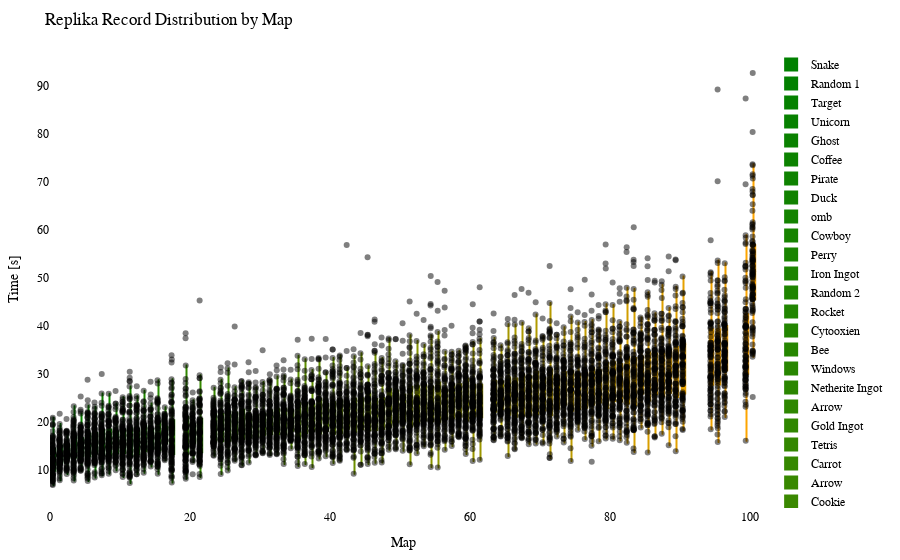

Notebook code for this chart:
### Code cell
import plotly.graph_objects as go
import plotly.io as pio
from matplotlib.colors import LinearSegmentedColormap, to_hex

df = getRecordsDataframe(minigame="Replika")

# sort df columns by mean value 
df = df.reindex(df.mean().sort_values().index, axis=1)

# drop sum column
df = df.drop(columns=["Sum"])

# replace 25 with NaN
df = df.replace(25, np.nan)

# remove "ms " from column names
df.columns = df.columns.str.replace('ms ', '')

# Exclude the first column (assuming it's the column you don't want to include)
df_to_html = df.iloc[:, 1:]

# Calculate the offset for centering the data points
num_columns = len(df_to_html.columns)
offset = 0.5

# Create a green to orange gradient
cmap = LinearSegmentedColormap.from_list("green_orange", ["green", "orange"])
colors = [to_hex(cmap(i / (num_columns - 1))) for i in range(num_columns)]

# Create a Swarm plot using Plotly
fig = go.Figure()

for i, (column, color) in enumerate(zip(df_to_html.columns, colors)):
    x_values = [i + offset] * len(df_to_html[column])  # Adjust x-values with offset for horizontal centering
    fig.add_trace(go.Box(x=x_values,
                         y=df_to_html[column],
                         name=column,
                         boxpoints='all',
                         pointpos=-0.5,  # Adjust point position to prevent overlapping
                         marker=dict(color='rgba(0,0,0,0.5)', size=6),  # Adjust marker color and size
                         line=dict(color=color),
                         fillcolor=color,
                         hovertext=df_to_html.index,
                         hoverinfo='name+text+y',
                         showlegend=True))

fig.update_layout(title="Replika Record Distribution by Map",
                  xaxis=dict(title="Map"),
                  yaxis=dict(title="Time [s]"),
                  showlegend=True,
                  font=dict(family="Arial", size=12, color="black"),  # Customize font
                  plot_bgcolor="white",  # Set background color
                  margin=dict(l=50, r=50, t=50, b=50),  # Adjust margins for better layout
                  )

# Show the figure
fig.show()

# Export the plot to an HTML file
pio.write_html(fig, "out/repl_swarm_plot.html")

### Figure 1 — Plotly figure (JSON) as saved in the notebook; plotly's stock layout.template omitted (floating-point values rounded to 4 significant figures; data arrays with more than 128 entries replaced by an {"elided": "..."} marker saying what was removed)
{"data": [{"boxpoints": "all", "fillcolor": "#008000", "hoverinfo": "name+text+y", "hovertext": {"elided": "153 str values"}, "line": {"color": "#008000"}, "marker": {"color": "rgba(0,0,0,0.5)", "size": 6}, "name": "Snake", "pointpos": -0.5, "showlegend": true, "type": "box", "x": {"elided": "153 float values"}, "y": {"elided": "153 float values"}}, {"boxpoints": "all", "fillcolor": "#028000", "hoverinfo": "name+text+y", "hovertext": {"elided": "153 str values"}, "line": {"color": "#028000"}, "marker": {"color": "rgba(0,0,0,0.5)", "size": 6}, "name": "Random 1", "pointpos": -0.5, "showlegend": true, "type": "box", "x": {"elided": "153 float values"}, "y": {"elided": "153 float values"}}, {"boxpoints": "all", "fillcolor": "#058100", "hoverinfo": "name+text+y", "hovertext": {"elided": "153 str values"}, "line": {"color": "#058100"}, "marker": {"color": "rgba(0,0,0,0.5)", "size": 6}, "name": "Target", "pointpos": -0.5, "showlegend": true, "type": "box", "x": {"elided": "153 float values"}, "y": {"elided": "153 float values"}}, {"boxpoints": "all", "fillcolor": "#078100", "hoverinfo": "name+text+y", "hovertext": {"elided": "153 str values"}, "line": {"color": "#078100"}, "marker": {"color": "rgba(0,0,0,0.5)", "size": 6}, "name": "Unicorn", "pointpos": -0.5, "showlegend": true, "type": "box", "x": {"elided": "153 float values"}, "y": {"elided": "153 float values"}}, {"boxpoints": "all", "fillcolor": "#0a8100", "hoverinfo": "name+text+y", "hovertext": {"elided": "153 str values"}, "line": {"color": "#0a8100"}, "marker": {"color": "rgba(0,0,0,0.5)", "size": 6}, "name": "Ghost", "pointpos": -0.5, "showlegend": true, "type": "box", "x": {"elided": "153 float values"}, "y": {"elided": "153 float values"}}, {"boxpoints": "all", "fillcolor": "#0c8200", "hoverinfo": "name+text+y", "hovertext": {"elided": "153 str values"}, "line": {"color": "#0c8200"}, "marker": {"color": "rgba(0,0,0,0.5)", "size": 6}, "name": "Coffee", "pointpos": -0.5, "showlegend": true, "type": "box", "x": {"elided": "153 float values"}, "y": {"elided": "153 float values"}}, {"boxpoints": "all", "fillcolor": "#0f8200", "hoverinfo": "name+text+y", "hovertext": {"elided": "153 str values"}, "line": {"color": "#0f8200"}, "marker": {"color": "rgba(0,0,0,0.5)", "size": 6}, "name": "Pirate", "pointpos": -0.5, "showlegend": true, "type": "box", "x": {"elided": "153 float values"}, "y": {"elided": "153 float values"}}, {"boxpoints": "all", "fillcolor": "#118200", "hoverinfo": "name+text+y", "hovertext": {"elided": "153 str values"}, "line": {"color": "#118200"}, "marker": {"color": "rgba(0,0,0,0.5)", "size": 6}, "name": "Duck", "pointpos": -0.5, "showlegend": true, "type": "box", "x": {"elided": "153 float values"}, "y": {"elided": "153 float values"}}, {"boxpoints": "all", "fillcolor": "#148300", "hoverinfo": "name+text+y", "hovertext": {"elided": "153 str values"}, "line": {"color": "#148300"}, "marker": {"color": "rgba(0,0,0,0.5)", "size": 6}, "name": "omb", "pointpos": -0.5, "showlegend": true, "type": "box", "x": {"elided": "153 float values"}, "y": {"elided": "153 float values"}}, {"boxpoints": "all", "fillcolor": "#178300", "hoverinfo": "name+text+y", "hovertext": {"elided": "153 str values"}, "line": {"color": "#178300"}, "marker": {"color": "rgba(0,0,0,0.5)", "size": 6}, "name": "Cowboy", "pointpos": -0.5, "showlegend": true, "type": "box", "x": {"elided": "153 float values"}, "y": {"elided": "153 float values"}}, {"boxpoints": "all", "fillcolor": "#198400", "hoverinfo": "name+text+y", "hovertext": {"elided": "153 str values"}, "line": {"color": "#198400"}, "marker": {"color": "rgba(0,0,0,0.5)", "size": 6}, "name": "Perry", "pointpos": -0.5, "showlegend": true, "type": "box", "x": {"elided": "153 float values"}, "y": {"elided": "153 float values"}}, {"boxpoints": "all", "fillcolor": "#1c8400", "hoverinfo": "name+text+y", "hovertext": {"elided": "153 str values"}, "line": {"color": "#1c8400"}, "marker": {"color": "rgba(0,0,0,0.5)", "size": 6}, "name": "Iron Ingot", "pointpos": -0.5, "showlegend": true, "type": "box", "x": {"elided": "153 float values"}, "y": {"elided": "153 float values"}}, {"boxpoints": "all", "fillcolor": "#1e8400", "hoverinfo": "name+text+y", "hovertext": {"elided": "153 str values"}, "line": {"color": "#1e8400"}, "marker": {"color": "rgba(0,0,0,0.5)", "size": 6}, "name": "Random 2", "pointpos": -0.5, "showlegend": true, "type": "box", "x": {"elided": "153 float values"}, "y": {"elided": "153 float values"}}, {"boxpoints": "all", "fillcolor": "#218500", "hoverinfo": "name+text+y", "hovertext": {"elided": "153 str values"}, "line": {"color": "#218500"}, "marker": {"color": "rgba(0,0,0,0.5)", "size": 6}, "name": "Rocket", "pointpos": -0.5, "showlegend": true, "type": "box", "x": {"elided": "153 float values"}, "y": {"elided": "153 float values"}}, {"boxpoints": "all", "fillcolor": "#238500", "hoverinfo": "name+text+y", "hovertext": {"elided": "153 str values"}, "line": {"color": "#238500"}, "marker": {"color": "rgba(0,0,0,0.5)", "size": 6}, "name": "Cytooxien", "pointpos": -0.5, "showlegend": true, "type": "box", "x": {"elided": "153 float values"}, "y": {"elided": "153 float values"}}, {"boxpoints": "all", "fillcolor": "#268600", "hoverinfo": "name+text+y", "hovertext": {"elided": "153 str values"}, "line": {"color": "#268600"}, "marker": {"color": "rgba(0,0,0,0.5)", "size": 6}, "name": "Bee", "pointpos": -0.5, "showlegend": true, "type": "box", "x": {"elided": "153 float values"}, "y": {"elided": "153 float values"}}, {"boxpoints": "all", "fillcolor": "#288600", "hoverinfo": "name+text+y", "hovertext": {"elided": "153 str values"}, "line": {"color": "#288600"}, "marker": {"color": "rgba(0,0,0,0.5)", "size": 6}, "name": "Windows", "pointpos": -0.5, "showlegend": true, "type": "box", "x": {"elided": "153 float values"}, "y": {"elided": "153 float values"}}, {"boxpoints": "all", "fillcolor": "#2b8600", "hoverinfo": "name+text+y", "hovertext": {"elided": "153 str values"}, "line": {"color": "#2b8600"}, "marker": {"color": "rgba(0,0,0,0.5)", "size": 6}, "name": "Netherite Ingot", "pointpos": -0.5, "showlegend": true, "type": "box", "x": {"elided": "153 float values"}, "y": {"elided": "153 float values"}}, {"boxpoints": "all", "fillcolor": "#2e8700", "hoverinfo": "name+text+y", "hovertext": {"elided": "153 str values"}, "line": {"color": "#2e8700"}, "marker": {"color": "rgba(0,0,0,0.5)", "size": 6}, "name": "Arrow", "pointpos": -0.5, "showlegend": true, "type": "box", "x": {"elided": "153 float values"}, "y": {"elided": "153x2 float values"}}, {"boxpoints": "all", "fillcolor": "#308700", "hoverinfo": "name+text+y", "hovertext": {"elided": "153 str values"}, "line": {"color": "#308700"}, "marker": {"color": "rgba(0,0,0,0.5)", "size": 6}, "name": "Gold Ingot", "pointpos": -0.5, "showlegend": true, "type": "box", "x": {"elided": "153 float values"}, "y": {"elided": "153 float values"}}, {"boxpoints": "all", "fillcolor": "#338700", "hoverinfo": "name+text+y", "hovertext": {"elided": "153 str values"}, "line": {"color": "#338700"}, "marker": {"color": "rgba(0,0,0,0.5)", "size": 6}, "name": "Tetris", "pointpos": -0.5, "showlegend": true, "type": "box", "x": {"elided": "153 float values"}, "y": {"elided": "153 float values"}}, {"boxpoints": "all", "fillcolor": "#358800", "hoverinfo": "name+text+y", "hovertext": {"elided": "153 str values"}, "line": {"color": "#358800"}, "marker": {"color": "rgba(0,0,0,0.5)", "size": 6}, "name": "Carrot", "pointpos": -0.5, "showlegend": true, "type": "box", "x": {"elided": "153 float values"}, "y": {"elided": "153 float values"}}, {"boxpoints": "all", "fillcolor": "#388800", "hoverinfo": "name+text+y", "hovertext": {"elided": "153 str values"}, "line": {"color": "#388800"}, "marker": {"color": "rgba(0,0,0,0.5)", "size": 6}, "name": "Arrow", "pointpos": -0.5, "showlegend": true, "type": "box", "x": {"elided": "153 float values"}, "y": {"elided": "153x2 float values"}}, {"boxpoints": "all", "fillcolor": "#3a8800", "hoverinfo": "name+text+y", "hovertext": {"elided": "153 str values"}, "line": {"color": "#3a8800"}, "marker": {"color": "rgba(0,0,0,0.5)", "size": 6}, "name": "Cookie", "pointpos": -0.5, "showlegend": true, "type": "box", "x": {"elided": "153 float values"}, "y": {"elided": "153 float values"}}, {"boxpoints": "all", "fillcolor": "#3d8900", "hoverinfo": "name+text+y", "hovertext": {"elided": "153 str values"}, "line": {"color": "#3d8900"}, "marker": {"color": "rgba(0,0,0,0.5)", "size": 6}, "name": "Krabs", "pointpos": -0.5, "showlegend": true, "type": "box", "x": {"elided": "153 float values"}, "y": {"elided": "153 float values"}}, {"boxpoints": "all", "fillcolor": "#408900", "hoverinfo": "name+text+y", "hovertext": {"elided": "153 str values"}, "line": {"color": "#408900"}, "marker": {"color": "rgba(0,0,0,0.5)", "size": 6}, "name": "Poppy", "pointpos": -0.5, "showlegend": true, "type": "box", "x": {"elided": "153 float values"}, "y": {"elided": "153 float values"}}, {"boxpoints": "all", "fillcolor": "#428a00", "hoverinfo": "name+text+y", "hovertext": {"elided": "153 str values"}, "line": {"color": "#428a00"}, "marker": {"color": "rgba(0,0,0,0.5)", "size": 6}, "name": "Koopa", "pointpos": -0.5, "showlegend": true, "type": "box", "x": {"elided": "153 float values"}, "y": {"elided": "153 float values"}}, {"boxpoints": "all", "fillcolor": "#458a00", "hoverinfo": "name+text+y", "hovertext": {"elided": "153 str values"}, "line": {"color": "#458a00"}, "marker": {"color": "rgba(0,0,0,0.5)", "size": 6}, "name": "Pacman Ghost", "pointpos": -0.5, "showlegend": true, "type": "box", "x": {"elided": "153 float values"}, "y": {"elided": "153 float values"}}, {"boxpoints": "all", "fillcolor": "#478a00", "hoverinfo": "name+text+y", "hovertext": {"elided": "153 str values"}, "line": {"color": "#478a00"}, "marker": {"color": "rgba(0,0,0,0.5)", "size": 6}, "name": "Water Temple", "pointpos": -0.5, "showlegend": true, "type": "box", "x": {"elided": "153 float values"}, "y": {"elided": "153 float values"}}, {"boxpoints": "all", "fillcolor": "#4a8b00", "hoverinfo": "name+text+y", "hovertext": {"elided": "153 str values"}, "line": {"color": "#4a8b00"}, "marker": {"color": "rgba(0,0,0,0.5)", "size": 6}, "name": "Twitch", "pointpos": -0.5, "showlegend": true, "type": "box", "x": {"elided": "153 float values"}, "y": {"elided": "153 float values"}}, {"boxpoints": "all", "fillcolor": "#4c8b00", "hoverinfo": "name+text+y", "hovertext": {"elided": "153 str values"}, "line": {"color": "#4c8b00"}, "marker": {"color": "rgba(0,0,0,0.5)", "size": 6}, "name": "Controller", "pointpos": -0.5, "showlegend": true, "type": "box", "x": {"elided": "153 float values"}, "y": {"elided": "153 float values"}}, {"boxpoints": "all", "fillcolor": "#4f8b00", "hoverinfo": "name+text+y", "hovertext": {"elided": "153 str values"}, "line": {"color": "#4f8b00"}, "marker": {"color": "rgba(0,0,0,0.5)", "size": 6}, "name": "Poke Ball", "pointpos": -0.5, "showlegend": true, "type": "box", "x": {"elided": "153 float values"}, "y": {"elided": "153 float values"}}, {"boxpoints": "all", "fillcolor": "#518c00", "hoverinfo": "name+text+y", "hovertext": {"elided": "153 str values"}, "line": {"color": "#518c00"}, "marker": {"color": "rgba(0,0,0,0.5)", "size": 6}, "name": "Diskette", "pointpos": -0.5, "showlegend": true, "type": "box", "x": {"elided": "153 float values"}, "y": {"elided": "153 float values"}}, {"boxpoints": "all", "fillcolor": "#548c00", "hoverinfo": "name+text+y", "hovertext": {"elided": "153 str values"}, "line": {"color": "#548c00"}, "marker": {"color": "rgba(0,0,0,0.5)", "size": 6}, "name": "Mario", "pointpos": -0.5, "showlegend": true, "type": "box", "x": {"elided": "153 float values"}, "y": {"elided": "153 float values"}}, {"boxpoints": "all", "fillcolor": "#578d00", "hoverinfo": "name+text+y", "hovertext": {"elided": "153 str values"}, "line": {"color": "#578d00"}, "marker": {"color": "rgba(0,0,0,0.5)", "size": 6}, "name": "Camera", "pointpos": -0.5, "showlegend": true, "type": "box", "x": {"elided": "153 float values"}, "y": {"elided": "153 float values"}}, {"boxpoints": "all", "fillcolor": "#598d00", "hoverinfo": "name+text+y", "hovertext": {"elided": "153 str values"}, "line": {"color": "#598d00"}, "marker": {"color": "rgba(0,0,0,0.5)", "size": 6}, "name": "House", "pointpos": -0.5, "showlegend": true, "type": "box", "x": {"elided": "153 float values"}, "y": {"elided": "153 float values"}}, {"boxpoints": "all", "fillcolor": "#5c8d00", "hoverinfo": "name+text+y", "hovertext": {"elided": "153 str values"}, "line": {"color": "#5c8d00"}, "marker": {"color": "rgba(0,0,0,0.5)", "size": 6}, "name": "Caterpie", "pointpos": -0.5, "showlegend": true, "type": "box", "x": {"elided": "153 float values"}, "y": {"elided": "153 float values"}}, {"boxpoints": "all", "fillcolor": "#5e8e00", "hoverinfo": "name+text+y", "hovertext": {"elided": "153 str values"}, "line": {"color": "#5e8e00"}, "marker": {"color": "rgba(0,0,0,0.5)", "size": 6}, "name": "Baby Yoda", "pointpos": -0.5, "showlegend": true, "type": "box", "x": {"elided": "153 float values"}, "y": {"elided": "153 float values"}}, {"boxpoints": "all", "fillcolor": "#618e00", "hoverinfo": "name+text+y", "hovertext": {"elided": "153 str values"}, "line": {"color": "#618e00"}, "marker": {"color": "rgba(0,0,0,0.5)", "size": 6}, "name": "YouTube", "pointpos": -0.5, "showlegend": true, "type": "box", "x": {"elided": "153 float values"}, "y": {"elided": "153 float values"}}, {"boxpoints": "all", "fillcolor": "#638e00", "hoverinfo": "name+text+y", "hovertext": {"elided": "153 str values"}, "line": {"color": "#638e00"}, "marker": {"color": "rgba(0,0,0,0.5)", "size": 6}, "name": "Parrot", "pointpos": -0.5, "showlegend": true, "type": "box", "x": {"elided": "153 float values"}, "y": {"elided": "153 float values"}}, {"boxpoints": "all", "fillcolor": "#668f00", "hoverinfo": "name+text+y", "hovertext": {"elided": "153 str values"}, "line": {"color": "#668f00"}, "marker": {"color": "rgba(0,0,0,0.5)", "size": 6}, "name": "Sonic", "pointpos": -0.5, "showlegend": true, "type": "box", "x": {"elided": "153 float values"}, "y": {"elided": "153 float values"}}, {"boxpoints": "all", "fillcolor": "#688f00", "hoverinfo": "name+text+y", "hovertext": {"elided": "153 str values"}, "line": {"color": "#688f00"}, "marker": {"color": "rgba(0,0,0,0.5)", "size": 6}, "name": "Chicken", "pointpos": -0.5, "showlegend": true, "type": "box", "x": {"elided": "153 float values"}, "y": {"elided": "153 float values"}}, {"boxpoints": "all", "fillcolor": "#6b9000", "hoverinfo": "name+text+y", "hovertext": {"elided": "153 str values"}, "line": {"color": "#6b9000"}, "marker": {"color": "rgba(0,0,0,0.5)", "size": 6}, "name": "Twitter", "pointpos": -0.5, "showlegend": true, "type": "box", "x": {"elided": "153 float values"}, "y": {"elided": "153 float values"}}, {"boxpoints": "all", "fillcolor": "#6e9000", "hoverinfo": "name+text+y", "hovertext": {"elided": "153 str values"}, "line": {"color": "#6e9000"}, "marker": {"color": "rgba(0,0,0,0.5)", "size": 6}, "name": "Excavator", "pointpos": -0.5, "showlegend": true, "type": "box", "x": {"elided": "153 float values"}, "y": {"elided": "153 float values"}}, {"boxpoints": "all", "fillcolor": "#709000", "hoverinfo": "name+text+y", "hovertext": {"elided": "153 str values"}, "line": {"color": "#709000"}, "marker": {"color": "rgba(0,0,0,0.5)", "size": 6}, "name": "Fox", "pointpos": -0.5, "showlegend": true, "type": "box", "x": {"elided": "153 float values"}, "y": {"elided": "153 float values"}}, {"boxpoints": "all", "fillcolor": "#739100", "hoverinfo": "name+text+y", "hovertext": {"elided": "153 str values"}, "line": {"color": "#739100"}, "marker": {"color": "rgba(0,0,0,0.5)", "size": 6}, "name": "Egg", "pointpos": -0.5, "showlegend": true, "type": "box", "x": {"elided": "153 float values"}, "y": {"elided": "153 float values"}}, {"boxpoints": "all", "fillcolor": "#759100", "hoverinfo": "name+text+y", "hovertext": {"elided": "153 str values"}, "line": {"color": "#759100"}, "marker": {"color": "rgba(0,0,0,0.5)", "size": 6}, "name": "Frog", "pointpos": -0.5, "showlegend": true, "type": "box", "x": {"elided": "153 float values"}, "y": {"elided": "153 float values"}}, {"boxpoints": "all", "fillcolor": "#789100", "hoverinfo": "name+text+y", "hovertext": {"elided": "153 str values"}, "line": {"color": "#789100"}, "marker": {"color": "rgba(0,0,0,0.5)", "size": 6}, "name": "of Meat", "pointpos": -0.5, "showlegend": true, "type": "box", "x": {"elided": "153 float values"}, "y": {"elided": "153 float values"}}, {"boxpoints": "all", "fillcolor": "#7a9200", "hoverinfo": "name+text+y", "hovertext": {"elided": "153 str values"}, "line": {"color": "#7a9200"}, "marker": {"color": "rgba(0,0,0,0.5)", "size": 6}, "name": "Tree", "pointpos": -0.5, "showlegend": true, "type": "box", "x": {"elided": "153 float values"}, "y": {"elided": "153 float values"}}, {"boxpoints": "all", "fillcolor": "#7d9200", "hoverinfo": "name+text+y", "hovertext": {"elided": "153 str values"}, "line": {"color": "#7d9200"}, "marker": {"color": "rgba(0,0,0,0.5)", "size": 6}, "name": "Thinking", "pointpos": -0.5, "showlegend": true, "type": "box", "x": {"elided": "153 float values"}, "y": {"elided": "153 float values"}}, {"boxpoints": "all", "fillcolor": "#809300", "hoverinfo": "name+text+y", "hovertext": {"elided": "153 str values"}, "line": {"color": "#809300"}, "marker": {"color": "rgba(0,0,0,0.5)", "size": 6}, "name": "Thinking 2", "pointpos": -0.5, "showlegend": true, "type": "box", "x": {"elided": "153 float values"}, "y": {"elided": "153 float values"}}, {"boxpoints": "all", "fillcolor": "#829300", "hoverinfo": "name+text+y", "hovertext": {"elided": "153 str values"}, "line": {"color": "#829300"}, "marker": {"color": "rgba(0,0,0,0.5)", "size": 6}, "name": "The Sea", "pointpos": -0.5, "showlegend": true, "type": "box", "x": {"elided": "153 float values"}, "y": {"elided": "153 float values"}}, {"boxpoints": "all", "fillcolor": "#859300", "hoverinfo": "name+text+y", "hovertext": {"elided": "153 str values"}, "line": {"color": "#859300"}, "marker": {"color": "rgba(0,0,0,0.5)", "size": 6}, "name": "ppHop 2", "pointpos": -0.5, "showlegend": true, "type": "box", "x": {"elided": "153 float values"}, "y": {"elided": "153 float values"}}, {"boxpoints": "all", "fillcolor": "#879400", "hoverinfo": "name+text+y", "hovertext": {"elided": "153 str values"}, "line": {"color": "#879400"}, "marker": {"color": "rgba(0,0,0,0.5)", "size": 6}, "name": "Heart", "pointpos": -0.5, "showlegend": true, "type": "box", "x": {"elided": "153 float values"}, "y": {"elided": "153 float values"}}, {"boxpoints": "all", "fillcolor": "#8a9400", "hoverinfo": "name+text+y", "hovertext": {"elided": "153 str values"}, "line": {"color": "#8a9400"}, "marker": {"color": "rgba(0,0,0,0.5)", "size": 6}, "name": "Pizza", "pointpos": -0.5, "showlegend": true, "type": "box", "x": {"elided": "153 float values"}, "y": {"elided": "153 float values"}}, {"boxpoints": "all", "fillcolor": "#8c9400", "hoverinfo": "name+text+y", "hovertext": {"elided": "153 str values"}, "line": {"color": "#8c9400"}, "marker": {"color": "rgba(0,0,0,0.5)", "size": 6}, "name": "Sheep", "pointpos": -0.5, "showlegend": true, "type": "box", "x": {"elided": "153 float values"}, "y": {"elided": "153 float values"}}, {"boxpoints": "all", "fillcolor": "#8f9500", "hoverinfo": "name+text+y", "hovertext": {"elided": "153 str values"}, "line": {"color": "#8f9500"}, "marker": {"color": "rgba(0,0,0,0.5)", "size": 6}, "name": "Up", "pointpos": -0.5, "showlegend": true, "type": "box", "x": {"elided": "153 float values"}, "y": {"elided": "153 float values"}}, {"boxpoints": "all", "fillcolor": "#919500", "hoverinfo": "name+text+y", "hovertext": {"elided": "153 str values"}, "line": {"color": "#919500"}, "marker": {"color": "rgba(0,0,0,0.5)", "size": 6}, "name": "Skeleton", "pointpos": -0.5, "showlegend": true, "type": "box", "x": {"elided": "153 float values"}, "y": {"elided": "153 float values"}}, {"boxpoints": "all", "fillcolor": "#949500", "hoverinfo": "name+text+y", "hovertext": {"elided": "153 str values"}, "line": {"color": "#949500"}, "marker": {"color": "rgba(0,0,0,0.5)", "size": 6}, "name": "Among Us", "pointpos": -0.5, "showlegend": true, "type": "box", "x": {"elided": "153 float values"}, "y": {"elided": "153 float values"}}, {"boxpoints": "all", "fillcolor": "#979600", "hoverinfo": "name+text+y", "hovertext": {"elided": "153 str values"}, "line": {"color": "#979600"}, "marker": {"color": "rgba(0,0,0,0.5)", "size": 6}, "name": "French Fries", "pointpos": -0.5, "showlegend": true, "type": "box", "x": {"elided": "153 float values"}, "y": {"elided": "153 float values"}}, {"boxpoints": "all", "fillcolor": "#999600", "hoverinfo": "name+text+y", "hovertext": {"elided": "153 str values"}, "line": {"color": "#999600"}, "marker": {"color": "rgba(0,0,0,0.5)", "size": 6}, "name": "Mountain", "pointpos": -0.5, "showlegend": true, "type": "box", "x": {"elided": "153 float values"}, "y": {"elided": "153 float values"}}, {"boxpoints": "all", "fillcolor": "#9c9700", "hoverinfo": "name+text+y", "hovertext": {"elided": "153 str values"}, "line": {"color": "#9c9700"}, "marker": {"color": "rgba(0,0,0,0.5)", "size": 6}, "name": "Cherry", "pointpos": -0.5, "showlegend": true, "type": "box", "x": {"elided": "153 float values"}, "y": {"elided": "153 float values"}}, {"boxpoints": "all", "fillcolor": "#9e9700", "hoverinfo": "name+text+y", "hovertext": {"elided": "153 str values"}, "line": {"color": "#9e9700"}, "marker": {"color": "rgba(0,0,0,0.5)", "size": 6}, "name": "Cow", "pointpos": -0.5, "showlegend": true, "type": "box", "x": {"elided": "153 float values"}, "y": {"elided": "153x2 float values"}}, {"boxpoints": "all", "fillcolor": "#a19700", "hoverinfo": "name+text+y", "hovertext": {"elided": "153 str values"}, "line": {"color": "#a19700"}, "marker": {"color": "rgba(0,0,0,0.5)", "size": 6}, "name": "Hourglass", "pointpos": -0.5, "showlegend": true, "type": "box", "x": {"elided": "153 float values"}, "y": {"elided": "153 float values"}}, {"boxpoints": "all", "fillcolor": "#a39800", "hoverinfo": "name+text+y", "hovertext": {"elided": "153 str values"}, "line": {"color": "#a39800"}, "marker": {"color": "rgba(0,0,0,0.5)", "size": 6}, "name": "Blue Monster", "pointpos": -0.5, "showlegend": true, "type": "box", "x": {"elided": "153 float values"}, "y": {"elided": "153 float values"}}, {"boxpoints": "all", "fillcolor": "#a69800", "hoverinfo": "name+text+y", "hovertext": {"elided": "153 str values"}, "line": {"color": "#a69800"}, "marker": {"color": "rgba(0,0,0,0.5)", "size": 6}, "name": "Eevee", "pointpos": -0.5, "showlegend": true, "type": "box", "x": {"elided": "153 float values"}, "y": {"elided": "153 float values"}}, {"boxpoints": "all", "fillcolor": "#a89800", "hoverinfo": "name+text+y", "hovertext": {"elided": "153 str values"}, "line": {"color": "#a89800"}, "marker": {"color": "rgba(0,0,0,0.5)", "size": 6}, "name": "Wizard", "pointpos": -0.5, "showlegend": true, "type": "box", "x": {"elided": "153 float values"}, "y": {"elided": "153 float values"}}, {"boxpoints": "all", "fillcolor": "#ab9900", "hoverinfo": "name+text+y", "hovertext": {"elided": "153 str values"}, "line": {"color": "#ab9900"}, "marker": {"color": "rgba(0,0,0,0.5)", "size": 6}, "name": "Galaxian Alien", "pointpos": -0.5, "showlegend": true, "type": "box", "x": {"elided": "153 float values"}, "y": {"elided": "153 float values"}}, {"boxpoints": "all", "fillcolor": "#ae9900", "hoverinfo": "name+text+y", "hovertext": {"elided": "153 str values"}, "line": {"color": "#ae9900"}, "marker": {"color": "rgba(0,0,0,0.5)", "size": 6}, "name": "ppHop 1", "pointpos": -0.5, "showlegend": true, "type": "box", "x": {"elided": "153 float values"}, "y": {"elided": "153 float values"}}, {"boxpoints": "all", "fillcolor": "#b09a00", "hoverinfo": "name+text+y", "hovertext": {"elided": "153 str values"}, "line": {"color": "#b09a00"}, "marker": {"color": "rgba(0,0,0,0.5)", "size": 6}, "name": "Zombie", "pointpos": -0.5, "showlegend": true, "type": "box", "x": {"elided": "153 float values"}, "y": {"elided": "153 float values"}}, {"boxpoints": "all", "fillcolor": "#b39a00", "hoverinfo": "name+text+y", "hovertext": {"elided": "153 str values"}, "line": {"color": "#b39a00"}, "marker": {"color": "rgba(0,0,0,0.5)", "size": 6}, "name": "Spider", "pointpos": -0.5, "showlegend": true, "type": "box", "x": {"elided": "153 float values"}, "y": {"elided": "153 float values"}}, {"boxpoints": "all", "fillcolor": "#b59a00", "hoverinfo": "name+text+y", "hovertext": {"elided": "153 str values"}, "line": {"color": "#b59a00"}, "marker": {"color": "rgba(0,0,0,0.5)", "size": 6}, "name": "Penguin", "pointpos": -0.5, "showlegend": true, "type": "box", "x": {"elided": "153 float values"}, "y": {"elided": "153 float values"}}, {"boxpoints": "all", "fillcolor": "#b89b00", "hoverinfo": "name+text+y", "hovertext": {"elided": "153 str values"}, "line": {"color": "#b89b00"}, "marker": {"color": "rgba(0,0,0,0.5)", "size": 6}, "name": "Turtle", "pointpos": -0.5, "showlegend": true, "type": "box", "x": {"elided": "153 float values"}, "y": {"elided": "153 float values"}}, {"boxpoints": "all", "fillcolor": "#ba9b00", "hoverinfo": "name+text+y", "hovertext": {"elided": "153 str values"}, "line": {"color": "#ba9b00"}, "marker": {"color": "rgba(0,0,0,0.5)", "size": 6}, "name": "Slime", "pointpos": -0.5, "showlegend": true, "type": "box", "x": {"elided": "153 float values"}, "y": {"elided": "153 float values"}}, {"boxpoints": "all", "fillcolor": "#bd9b00", "hoverinfo": "name+text+y", "hovertext": {"elided": "153 str values"}, "line": {"color": "#bd9b00"}, "marker": {"color": "rgba(0,0,0,0.5)", "size": 6}, "name": "Mouse", "pointpos": -0.5, "showlegend": true, "type": "box", "x": {"elided": "153 float values"}, "y": {"elided": "153 float values"}}, {"boxpoints": "all", "fillcolor": "#c09c00", "hoverinfo": "name+text+y", "hovertext": {"elided": "153 str values"}, "line": {"color": "#c09c00"}, "marker": {"color": "rgba(0,0,0,0.5)", "size": 6}, "name": "Instagram", "pointpos": -0.5, "showlegend": true, "type": "box", "x": {"elided": "153 float values"}, "y": {"elided": "153 float values"}}, {"boxpoints": "all", "fillcolor": "#c29c00", "hoverinfo": "name+text+y", "hovertext": {"elided": "153 str values"}, "line": {"color": "#c29c00"}, "marker": {"color": "rgba(0,0,0,0.5)", "size": 6}, "name": "muss los", "pointpos": -0.5, "showlegend": true, "type": "box", "x": {"elided": "153 float values"}, "y": {"elided": "153 float values"}}, {"boxpoints": "all", "fillcolor": "#c59d00", "hoverinfo": "name+text+y", "hovertext": {"elided": "153 str values"}, "line": {"color": "#c59d00"}, "marker": {"color": "rgba(0,0,0,0.5)", "size": 6}, "name": "Skeleton Skull", "pointpos": -0.5, "showlegend": true, "type": "box", "x": {"elided": "153 float values"}, "y": {"elided": "153 float values"}}, {"boxpoints": "all", "fillcolor": "#c79d00", "hoverinfo": "name+text+y", "hovertext": {"elided": "153 str values"}, "line": {"color": "#c79d00"}, "marker": {"color": "rgba(0,0,0,0.5)", "size": 6}, "name": "Charizard", "pointpos": -0.5, "showlegend": true, "type": "box", "x": {"elided": "153 float values"}, "y": {"elided": "153 float values"}}, {"boxpoints": "all", "fillcolor": "#ca9d00", "hoverinfo": "name+text+y", "hovertext": {"elided": "153 str values"}, "line": {"color": "#ca9d00"}, "marker": {"color": "rgba(0,0,0,0.5)", "size": 6}, "name": "Blinky", "pointpos": -0.5, "showlegend": true, "type": "box", "x": {"elided": "153 float values"}, "y": {"elided": "153 float values"}}, {"boxpoints": "all", "fillcolor": "#cc9e00", "hoverinfo": "name+text+y", "hovertext": {"elided": "153 str values"}, "line": {"color": "#cc9e00"}, "marker": {"color": "rgba(0,0,0,0.5)", "size": 6}, "name": "Cake", "pointpos": -0.5, "showlegend": true, "type": "box", "x": {"elided": "153 float values"}, "y": {"elided": "153 float values"}}, {"boxpoints": "all", "fillcolor": "#cf9e00", "hoverinfo": "name+text+y", "hovertext": {"elided": "153 str values"}, "line": {"color": "#cf9e00"}, "marker": {"color": "rgba(0,0,0,0.5)", "size": 6}, "name": "Globe", "pointpos": -0.5, "showlegend": true, "type": "box", "x": {"elided": "153 float values"}, "y": {"elided": "153 float values"}}, {"boxpoints": "all", "fillcolor": "#d19e00", "hoverinfo": "name+text+y", "hovertext": {"elided": "153 str values"}, "line": {"color": "#d19e00"}, "marker": {"color": "rgba(0,0,0,0.5)", "size": 6}, "name": "Princess", "pointpos": -0.5, "showlegend": true, "type": "box", "x": {"elided": "153 float values"}, "y": {"elided": "153 float values"}}, {"boxpoints": "all", "fillcolor": "#d49f00", "hoverinfo": "name+text+y", "hovertext": {"elided": "153 str values"}, "line": {"color": "#d49f00"}, "marker": {"color": "rgba(0,0,0,0.5)", "size": 6}, "name": "Apple", "pointpos": -0.5, "showlegend": true, "type": "box", "x": {"elided": "153 float values"}, "y": {"elided": "153 float values"}}, {"boxpoints": "all", "fillcolor": "#d79f00", "hoverinfo": "name+text+y", "hovertext": {"elided": "153 str values"}, "line": {"color": "#d79f00"}, "marker": {"color": "rgba(0,0,0,0.5)", "size": 6}, "name": "TNT", "pointpos": -0.5, "showlegend": true, "type": "box", "x": {"elided": "153 float values"}, "y": {"elided": "153 float values"}}, {"boxpoints": "all", "fillcolor": "#d99f00", "hoverinfo": "name+text+y", "hovertext": {"elided": "153 str values"}, "line": {"color": "#d99f00"}, "marker": {"color": "rgba(0,0,0,0.5)", "size": 6}, "name": "Kitty", "pointpos": -0.5, "showlegend": true, "type": "box", "x": {"elided": "153 float values"}, "y": {"elided": "153 float values"}}, {"boxpoints": "all", "fillcolor": "#dca000", "hoverinfo": "name+text+y", "hovertext": {"elided": "153 str values"}, "line": {"color": "#dca000"}, "marker": {"color": "rgba(0,0,0,0.5)", "size": 6}, "name": "Smurf", "pointpos": -0.5, "showlegend": true, "type": "box", "x": {"elided": "153 float values"}, "y": {"elided": "153 float values"}}, {"boxpoints": "all", "fillcolor": "#dea000", "hoverinfo": "name+text+y", "hovertext": {"elided": "153 str values"}, "line": {"color": "#dea000"}, "marker": {"color": "rgba(0,0,0,0.5)", "size": 6}, "name": "Mooshroom", "pointpos": -0.5, "showlegend": true, "type": "box", "x": {"elided": "153 float values"}, "y": {"elided": "153 float values"}}, {"boxpoints": "all", "fillcolor": "#e1a100", "hoverinfo": "name+text+y", "hovertext": {"elided": "153 str values"}, "line": {"color": "#e1a100"}, "marker": {"color": "rgba(0,0,0,0.5)", "size": 6}, "name": "Robin Hood", "pointpos": -0.5, "showlegend": true, "type": "box", "x": {"elided": "153 float values"}, "y": {"elided": "153 float values"}}, {"boxpoints": "all", "fillcolor": "#e3a100", "hoverinfo": "name+text+y", "hovertext": {"elided": "153 str values"}, "line": {"color": "#e3a100"}, "marker": {"color": "rgba(0,0,0,0.5)", "size": 6}, "name": "Toad", "pointpos": -0.5, "showlegend": true, "type": "box", "x": {"elided": "153 float values"}, "y": {"elided": "153 float values"}}, {"boxpoints": "all", "fillcolor": "#e6a100", "hoverinfo": "name+text+y", "hovertext": {"elided": "153 str values"}, "line": {"color": "#e6a100"}, "marker": {"color": "rgba(0,0,0,0.5)", "size": 6}, "name": "Guardian", "pointpos": -0.5, "showlegend": true, "type": "box", "x": {"elided": "153 float values"}, "y": {"elided": "153 float values"}}, {"boxpoints": "all", "fillcolor": "#e8a200", "hoverinfo": "name+text+y", "hovertext": {"elided": "153 str values"}, "line": {"color": "#e8a200"}, "marker": {"color": "rgba(0,0,0,0.5)", "size": 6}, "name": "Cow", "pointpos": -0.5, "showlegend": true, "type": "box", "x": {"elided": "153 float values"}, "y": {"elided": "153x2 float values"}}, {"boxpoints": "all", "fillcolor": "#eba200", "hoverinfo": "name+text+y", "hovertext": {"elided": "153 str values"}, "line": {"color": "#eba200"}, "marker": {"color": "rgba(0,0,0,0.5)", "size": 6}, "name": "Doge", "pointpos": -0.5, "showlegend": true, "type": "box", "x": {"elided": "153 float values"}, "y": {"elided": "153x2 float values"}}, {"boxpoints": "all", "fillcolor": "#eea300", "hoverinfo": "name+text+y", "hovertext": {"elided": "153 str values"}, "line": {"color": "#eea300"}, "marker": {"color": "rgba(0,0,0,0.5)", "size": 6}, "name": "Doge", "pointpos": -0.5, "showlegend": true, "type": "box", "x": {"elided": "153 float values"}, "y": {"elided": "153x2 float values"}}, {"boxpoints": "all", "fillcolor": "#f0a300", "hoverinfo": "name+text+y", "hovertext": {"elided": "153 str values"}, "line": {"color": "#f0a300"}, "marker": {"color": "rgba(0,0,0,0.5)", "size": 6}, "name": "Kirby", "pointpos": -0.5, "showlegend": true, "type": "box", "x": {"elided": "153 float values"}, "y": {"elided": "153 float values"}}, {"boxpoints": "all", "fillcolor": "#f3a300", "hoverinfo": "name+text+y", "hovertext": {"elided": "153 str values"}, "line": {"color": "#f3a300"}, "marker": {"color": "rgba(0,0,0,0.5)", "size": 6}, "name": "Ender Pearl", "pointpos": -0.5, "showlegend": true, "type": "box", "x": {"elided": "153 float values"}, "y": {"elided": "153 float values"}}, {"boxpoints": "all", "fillcolor": "#f5a400", "hoverinfo": "name+text+y", "hovertext": {"elided": "153 str values"}, "line": {"color": "#f5a400"}, "marker": {"color": "rgba(0,0,0,0.5)", "size": 6}, "name": "Piranha Plant", "pointpos": -0.5, "showlegend": true, "type": "box", "x": {"elided": "153 float values"}, "y": {"elided": "153 float values"}}, {"boxpoints": "all", "fillcolor": "#f8a400", "hoverinfo": "name+text+y", "hovertext": {"elided": "153 str values"}, "line": {"color": "#f8a400"}, "marker": {"color": "rgba(0,0,0,0.5)", "size": 6}, "name": "Deadpool", "pointpos": -0.5, "showlegend": true, "type": "box", "x": {"elided": "153 float values"}, "y": {"elided": "153x2 float values"}}, {"boxpoints": "all", "fillcolor": "#faa400", "hoverinfo": "name+text+y", "hovertext": {"elided": "153 str values"}, "line": {"color": "#faa400"}, "marker": {"color": "rgba(0,0,0,0.5)", "size": 6}, "name": "Deadpool", "pointpos": -0.5, "showlegend": true, "type": "box", "x": {"elided": "153 float values"}, "y": {"elided": "153x2 float values"}}, {"boxpoints": "all", "fillcolor": "#fda500", "hoverinfo": "name+text+y", "hovertext": {"elided": "153 str values"}, "line": {"color": "#fda500"}, "marker": {"color": "rgba(0,0,0,0.5)", "size": 6}, "name": "Pikachu", "pointpos": -0.5, "showlegend": true, "type": "box", "x": {"elided": "153 float values"}, "y": {"elided": "153 float values"}}, {"boxpoints": "all", "fillcolor": "#ffa500", "hoverinfo": "name+text+y", "hovertext": {"elided": "153 str values"}, "line": {"color": "#ffa500"}, "marker": {"color": "rgba(0,0,0,0.5)", "size": 6}, "name": "Creeper", "pointpos": -0.5, "showlegend": true, "type": "box", "x": {"elided": "153 float values"}, "y": {"elided": "153 float values"}}], "layout": {"font": {"color": "black", "family": "Arial", "size": 12}, "margin": {"b": 50, "l": 50, "r": 50, "t": 50}, "plot_bgcolor": "white", "showlegend": true, "title": {"text": "Replika Record Distribution by Map"}, "xaxis": {"title": {"text": "Map"}}, "yaxis": {"title": {"text": "Time [s]"}}}}
